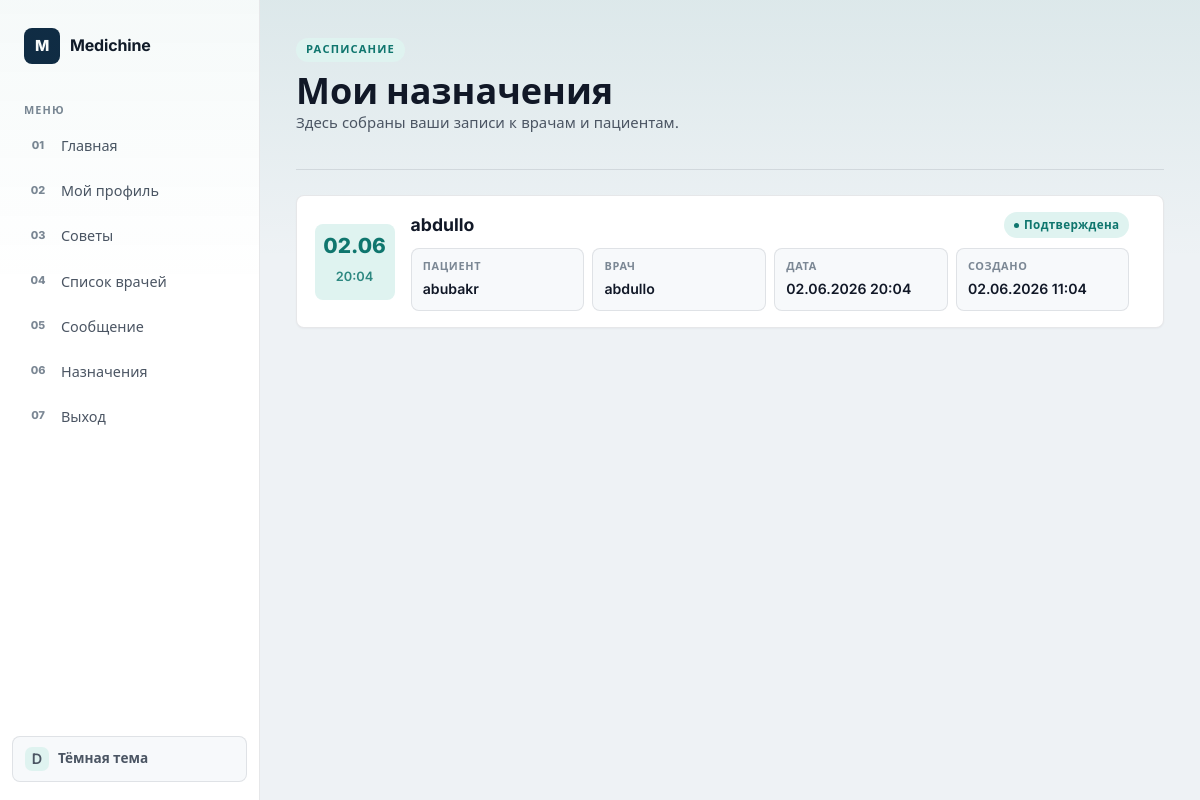
Screenshot of /appointments/my_appointments (signed in) with the database file from the repository.
### appointments/models.py (models this page shows, shortened)
class Appointment(models.Model):
    patient = models.ForeignKey(settings.AUTH_USER_MODEL, on_delete=models.CASCADE, related_name='appointments')
    doctor = models.ForeignKey('doctors.DoctorProfile', on_delete=models.CASCADE, related_name='appointments')
    date = models.DateTimeField()
    slug = models.SlugField(unique=True, blank=True, null=True)
    is_deleted = models.BooleanField(default=False)
    STATUS = (
        ('pending', 'Ожидание'),
        ('approved', 'Подтверждена'),
        ('cancelled', 'Отменена'),
    )
    status = models.CharField(max_length=30, choices=STATUS, default='pending')
    created_at = models.DateTimeField(auto_now_add=True)
    celery_task_ids = models.JSONField(default=list, blank=True)

### doctors/models.py (models this page shows, shortened)
class DoctorProfile(models.Model):
    user=models.OneToOneField(settings.AUTH_USER_MODEL,on_delete=models.CASCADE)
    speciality=models.CharField(max_length=20)
    city=models.CharField(max_length=50)
    clinic=models.CharField(max_length=100)
    bio=models.TextField(blank=True)
    experience=models.PositiveIntegerField(default=0)
    photo=models.ImageField(upload_to='doctors/',null=True,blank=True)

### accounts/models.py (models this page shows, shortened)
class User(AbstractUser):
    ROLE_CHOICES = (
        ('patient', 'Patient'),
        ('doctor', 'Doctor'),
        ('admin', 'Admin'),
    )
    role = models.CharField(
        max_length=20,
        choices=ROLE_CHOICES
    )
    phone = models.CharField(
        max_length=20,
        unique=True
    )
    age=models.PositiveIntegerField()
    city = models.CharField(max_length=50, blank=True)

### appointments/views.py (the view)
# urls.py: path('my_appointments',views.AppointmentListView.as_view(),name='appointments'),
class AppointmentListView(LoginRequiredMixin,generic.ListView):
    model=Appointment
    template_name='appoinments/show_appointment.html'
    def get_queryset(self):
        Appointment.objects.filter(
            status='pending',
            date__lte=timezone.now()
        ).update(status='approved')
        return Appointment.objects.select_related('doctor').filter(is_deleted=False)

### templates/appoinments/show_appointment.html (shortened to what this page needs)
{% extends "accounts/base.html" %}
{% block main %}
<header class="page-head appointments-head">
    <div>
        <p class="eyebrow">Расписание</p>
        <h1>Мои назначения</h1>
        <p class="muted">Здесь собраны ваши записи к врачам и пациентам.</p>
    </div>
</header>
<section class="appointments-list">
    {% for i in object_list %}
        <article class="appointment-card panel">
            <div class="appointment-date">
                <span>{{ i.date|date:"d.m" }}</span>
                <strong>{{ i.date|date:"H:i" }}</strong>
            </div>
            <div class="appointment-main">
                <div class="appointment-title">
                    <h2>{{ i.doctor.user.username }}</h2>
                    <span class="status-pill status-{{ i.status }}">
                        {{ i.get_status_display }}
                    </span>
                </div>
                <dl class="appointment-details">
                    <div>
                        <dt>Пациент</dt>
                        <dd>{{ i.patient.username }}</dd>
                    </div>
                    <div>
                        <dt>Врач</dt>
                        <dd>{{ i.doctor.user.username }}</dd>
                    </div>
                    <div>
                        <dt>Дата</dt>
                        <dd>{{ i.date|date:"d.m.Y H:i" }}</dd>
                    </div>
                    <div>
                        <dt>Создано</dt>
                        <dd>{{ i.created_at|date:"d.m.Y H:i" }}</dd>
                    </div>
                </dl>
            </div>
        </article>
    {% empty %}
        <div class="empty-state panel">
            <h2>Назначений пока нет</h2>
            <p class="muted">Когда вы запишетесь к врачу, запись появится здесь.</p>
            <a class="button" href="{% url 'doctors_list' %}">Найти врача</a>
        </div>
    {% endfor %}
</section>
{% endblock %}

### rows the page displays
Appointment: date "02.06", date "20:04", doctor.user.username "abdullo", status "Подтверждена", patient.username "abubakr", date "02.06.2026 20:04", created_at "02.06.2026 11:04"
